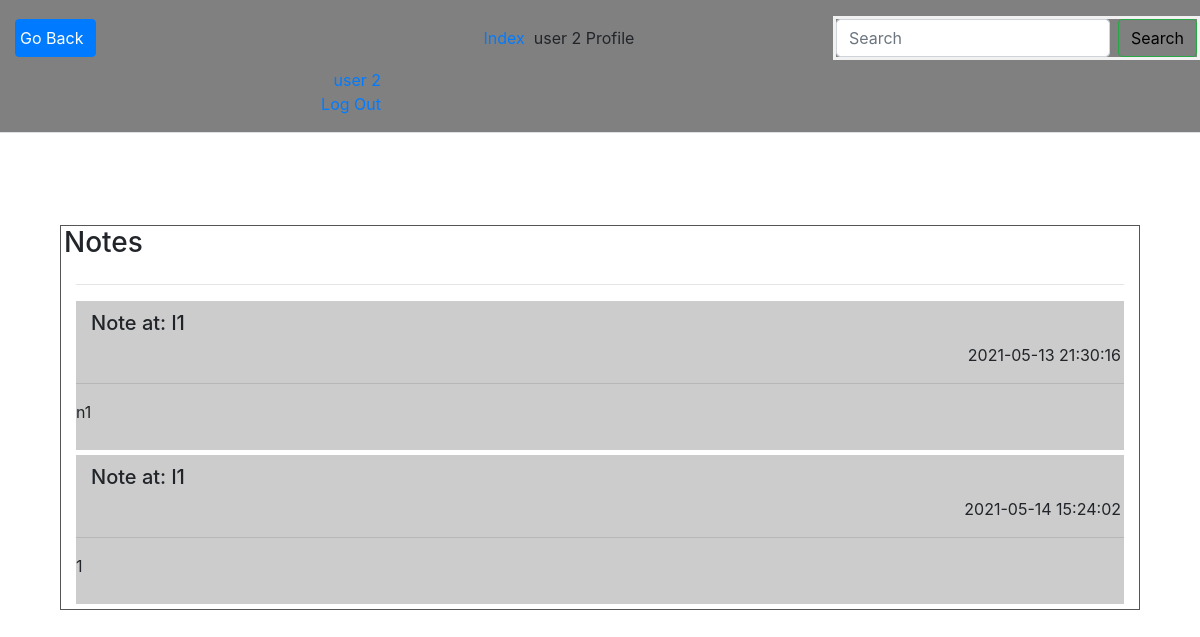
The page /profile/2 (signed in) on the database as committed earlier.
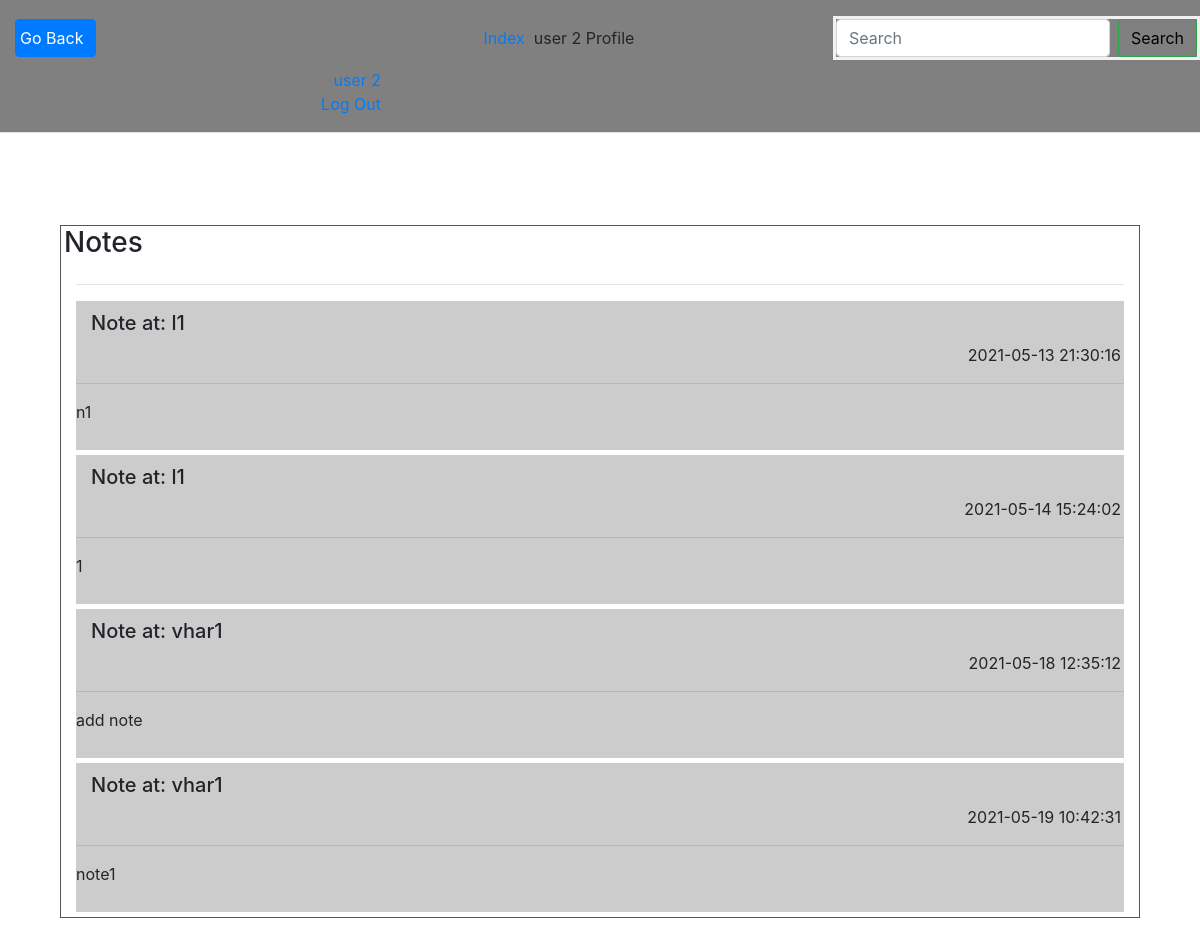
The same page on the database as committed later.
### app.py (models this page shows)
class User(UserMixin, db.Model):
    __tablename__ = 'users'
    id = db.Column(db.Integer, primary_key=True)
    username = db.Column(db.String(80), unique=True, nullable=False)
    password = db.Column(db.String(80), nullable=False)
    email = db.Column(db.String(120), unique=True, nullable=False)
    created_worlds = db.relationship("World", backref='creator')
    created_characters = db.relationship("Characters", backref='creator')
    created_locations = db.relationship("Locations", backref='creator')
    created_notes = db.relationship("Notes", backref='creator')

class Notes(db.Model):
    __tablename__ = 'notes'
    id = db.Column(db.Integer, primary_key=True)
    world_id = db.Column(db.Integer, ForeignKey('worlds.id'), nullable=False)
    creator_id = db.Column(db.Integer, ForeignKey('users.id'), nullable=False)
    text = db.Column(db.String(500), nullable=False)
    creation_date = db.Column(db.DateTime, default=db.func.current_timestamp())
    location_id = db.Column(db.Integer, ForeignKey('locations.id'))
    character_id = db.Column(db.Integer, ForeignKey('characters.id'))

class Locations(db.Model):
    __tablename__ = 'locations'
    id = db.Column(db.Integer, primary_key=True)
    location_name = db.Column(db.String(100))
    world_id = db.Column(db.Integer, ForeignKey('worlds.id'))
    creator_id = db.Column(db.Integer, ForeignKey('users.id'))
    description = db.Column(db.String(500))
    creation_date = db.Column(db.DateTime, default=db.func.current_timestamp())
    notes = db.relationship("Notes", backref='location')

class Characters(db.Model):
    __tablename__ = 'characters'
    id = db.Column(db.Integer, primary_key=True)
    character_name = db.Column(db.String(80), nullable=False)
    world_id = db.Column(db.Integer, ForeignKey('worlds.id'), nullable=False)
    creator_id = db.Column(db.Integer, ForeignKey('users.id'), nullable=False)
    description = db.Column(db.String(500), nullable=False)
    creation_date = db.Column(db.DateTime, default=db.func.current_timestamp())
    str = db.Column(db.Integer)
    con = db.Column(db.Integer)
    dex = db.Column(db.Integer)
    int = db.Column(db.Integer)
    wis = db.Column(db.Integer)
    cha = db.Column(db.Integer)
    player_character = db.Column(db.Boolean)
    player_id = db.Column(db.Integer, nullable=True)
    notes = db.relationship("Notes", backref='character')

### app.py (the view)
@app.route('/profile/<user_id>', methods=["GET"])
def profile(user_id):
    if not session.get("user_name"):
        flash('You are not logged in.')
        return redirect(url_for('login'))
    if int(session["id"]) is not int(user_id):
        flash('For now, you cannot visit other peoples userpage.')
        return redirect(url_for('index'))
    user = User.query.filter_by(id=user_id).first()
    all_notes = Notes.query.filter_by(creator_id=user.id).all()
    return render_template("profile.html", user=user, notes=all_notes)

### app.py (called while the page is built)
@login.user_loader
def load_user(id):
    return User.query.get(int(id))

### templates/profile.html (shortened to what this page needs)
{% extends "header.html" %}
{% block header %}{{ user.username }} Profile{% endblock %}
{% block body %}
<main role="main" class="container">
    <div class="col" id="profile">
        <div class="row mb-2">
            <div class="header">{{ user.username }}</div>
        </div>
        <div class="col md-8 blog-main" id="notes">
            <div class="row" style="padding-left: 3px;">
                <h3>Notes</h3>
            </div>
            <hr>
            {% if notes %}
                {% for note in notes %}
                    <div class="blog-post" id="note">
                        <div>
                            <div class="col-sm">
                                {% if note.location_id %}
                                    <h5>Note at: {{ note.location.location_name }}</h5>
                                {% elif note.character_id %}
                                     <h5>Note at: {{ note.character.character_name }}</h5>
                                {% endif %}
                            </div>
                            <p class="blog-post-meta" id="creation_date">{{ note.creation_date }}</p>
                        </div>
                        <hr>
                        <p class="blog-post-text">{{ note.text }}</p>
                    </div>
                {% endfor %}
            {% endif %}
    </div>
</main>
{% endblock %}

### templates/header.html (shortened to what this page needs)
<!DOCTYPE html>
<html lang="en">
    <head>
        <link rel="stylesheet" type="text/css" href="{{ url_for('static',filename='styles/stylesheet.css') }}">
        <link rel="stylesheet" href="https://stackpath.bootstrapcdn.com/bootstrap/4.3.1/css/bootstrap.min.css">
    </head>
    <body>
        <div class="d-flex flex-wrap align-items-center justify-content-center justify-content-md-between py-3 mb-4 border-bottom" id="stickyHeader">
            <div class="d-flex align-items-center col-md-3 mb-2 mb-md-0 text-dark text-decoration-none">
                <button class="btn btn-primary" onclick="goBack()" id="back_button">Go Back</button>
            </div>
            <ul class="nav col-12 col-md-auto mb-2 justify-content-center mb-md-0" id="title"><a href="{{ url_for('index') }}">Index</a>&nbsp;&nbsp;{% block header %}{% endblock header %}</ul>
            <form class="form-inline my-2 my-lg-0" method="GET" action="{{ url_for('search') }}">
                <input class="form-control mr-sm-2" type="search" name="search" placeholder="Search" aria-label="Search">
                <button class="btn btn-outline-success my-2 my-sm-0" id="search_button" type="submit">Search</button>
            </form>
            <div class="col-md-4 text-end" id="profile_buttons">
                {% if current_user.is_anonymous %}
                    <a href="/login" class="btn btn-primary">Login</a>
                {% else %}
                    <div class="col-sm"><a href="{{ url_for('profile', user_id=current_user.id) }}">{{ current_user.username }}</a></div>
                {% endif %}
                <div class="col-sm">
                    <a href="/logout">Log Out</a>
                </div>
            </div>
        </div>
        {% block body %} {% endblock body %}
    </body>
</html>

### static/styles/stylesheet.css (style rules this page uses)
.header { padding: 10px 16px; color: white; }
#title { text-align: center; }
form { border: 3px solid #f1f1f1; }
button { background-color: #4CAF50; color: white; padding: 14px 20px; margin: 8px 0; border: none; cursor: pointer; }
#search_button { color: black; outline-color: black; }
.container { padding: 16px; }
.col-md-4 { text-align: center; }
#back_button { text-align: left; padding-left: 4px; }
#notes { border-color: #555555; border-style: solid; border-width: 1px; }
#note { margin-bottom: 5px; margin-top: 5px; }
#creation_date { text-align: right; padding-right: 3px; }
#profile_buttons { text-align: right; padding-right: 4px; }
#note { padding-top: 10px; padding-bottom: 10px; background-color: #cccccc; }
.py-3 { background-color: gray; margin-bottom: 0px; margin-top: 0px; }
a { color: darkslategrey; }

Rows that differ between the two databases and show on the page:
added Notes: character.character_name "vhar1", creation_date "2021-05-18 12:35:12", text "add note"
added Notes: character.character_name "vhar1", creation_date "2021-05-19 10:42:31", text "note1"
